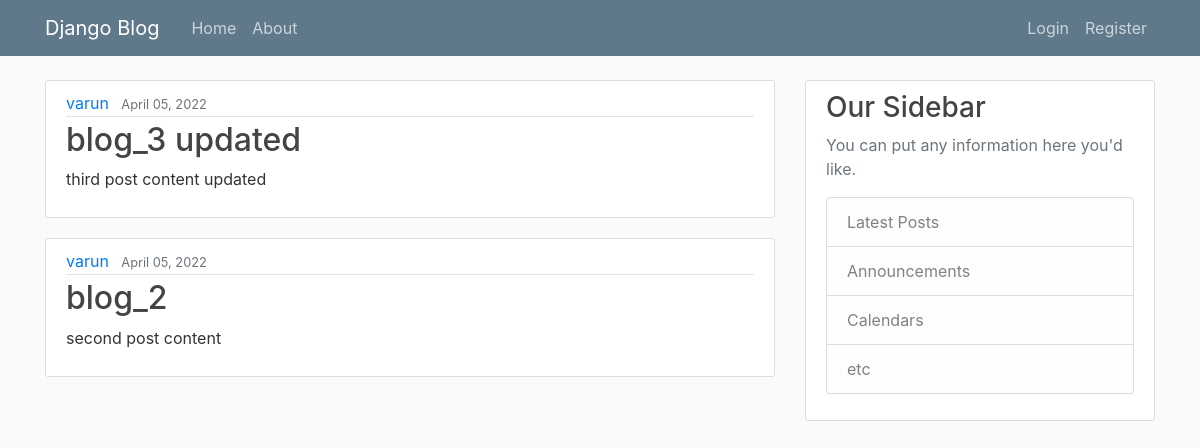
Before: / with the older database file.
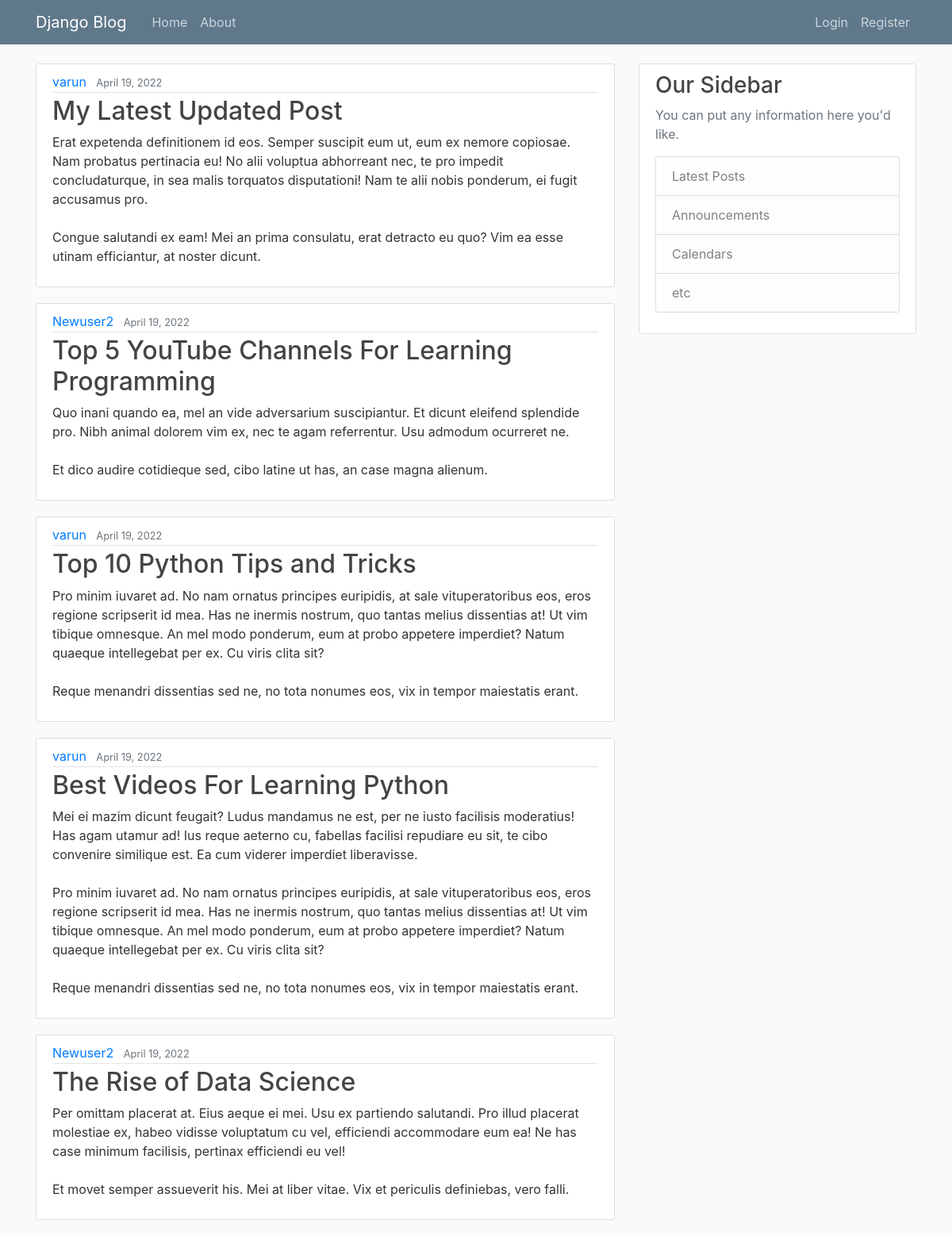
After: the same page with the newer database file.
### blog/models.py (models this page shows, shortened)
class Post(models.Model):
    title = models.CharField(max_length =100)
    content= models.TextField()
    date_added = models.DateTimeField(default=timezone.now)
    author = models.ForeignKey(User,on_delete=models.CASCADE)

### blog/views.py (the view)
# urls.py: path("", PostListView.as_view(),name="blog-home"),
class PostListView(ListView):
    model = Post
    template_name = 'blog/home.html'
    context_object_name= 'post'
    ordering = ['-date_added']
    paginate_by = 5

### blog/Templates/blog/home.html
   {%extends "blog/base.html"%}
    {%block content%}
      {% for item in post%}
      <article class="media content-section">
  <div class="media-body">
    <div class="article-metadata">
      <a class="mr-2" href="#">{{ item.author }}</a>
      <small class="text-muted">{{ item.date_added|date:"F d, Y" }}</small>
    </div>
    <h2><a class="article-title" href="#">{{ item.title }}</a></h2>
    <p class="article-content">{{ item.content }}</p>
  </div>
</article>
    {%endfor%}
    {%endblock%}

Changed rows visible on the page:
removed Post: author "varun", date_added "April 05, 2022", title "blog_3 updated", content "third post content updated"
no longer on this page (row unchanged): Post: author "varun", date_added "April 05, 2022", title "blog_2", content "second post content"
added Post: author "varun", date_added "April 19, 2022", title "My Latest Updated Post", content "Erat expetenda definitionem id eos. Semper suscipit eum ut, eum ex nemore copiosae. Nam probatus pertinacia eu! No alii voluptua abhorreant nec, te pro impedit concludaturque, in sea malis torquatos disputationi! Nam te alii nobis ponderum, ei fugit accusamus pro. Congue salutandi ex eam! Mei an prima consulatu, erat detracto eu quo? Vim ea esse utinam efficiantur, at noster dicunt."
added Post: author "Newuser2", date_added "April 19, 2022", title "Top 5 YouTube Channels For Learning Programming", content "Quo inani quando ea, mel an vide adversarium suscipiantur. Et dicunt eleifend splendide pro. Nibh animal dolorem vim ex, nec te agam referrentur. Usu admodum ocurreret ne. Et dico audire cotidieque sed, cibo latine ut has, an case magna alienum."
added Post: author "varun", date_added "April 19, 2022", title "Top 10 Python Tips and Tricks", content "Pro minim iuvaret ad. No nam ornatus principes euripidis, at sale vituperatoribus eos, eros regione scripserit id mea. Has ne inermis nostrum, quo tantas melius dissentias at! Ut vim tibique omnesque. An mel modo ponderum, eum at probo appetere imperdiet? Natum quaeque intellegebat per ex. Cu viris clita sit? Reque menandri dissentias sed ne, no tota nonumes eos, vix in tempor maiestatis erant."
added Post: author "varun", date_added "April 19, 2022", title "Best Videos For Learning Python", content "Mei ei mazim dicunt feugait? Ludus mandamus ne est, per ne iusto facilisis moderatius! Has agam utamur ad! Ius reque aeterno cu, fabellas facilisi repudiare eu sit, te cibo convenire similique est. Ea cum viderer imperdiet liberavisse. Pro minim iuvaret ad. No nam ornatus principes euripidis, at sale vituperatoribus eos, eros regione scripserit id mea. Has ne inermis nostrum, quo tantas melius dissentias at! Ut vim tibique omnesque. An mel modo ponderum, eum at probo appetere imperdiet? Natum quaeque intellegebat per ex. Cu viris clita sit? Reque menandri dissentias sed ne, no tota nonumes eos, vix in tempor maiestatis erant."
added Post: author "Newuser2", date_added "April 19, 2022", title "The Rise of Data Science", content "Per omittam placerat at. Eius aeque ei mei. Usu ex partiendo salutandi. Pro illud placerat molestiae ex, habeo vidisse voluptatum cu vel, efficiendi accommodare eum ea! Ne has case minimum facilisis, pertinax efficiendi eu vel! Et movet semper assueverit his. Mei at liber vitae. Vix et periculis definiebas, vero falli."
